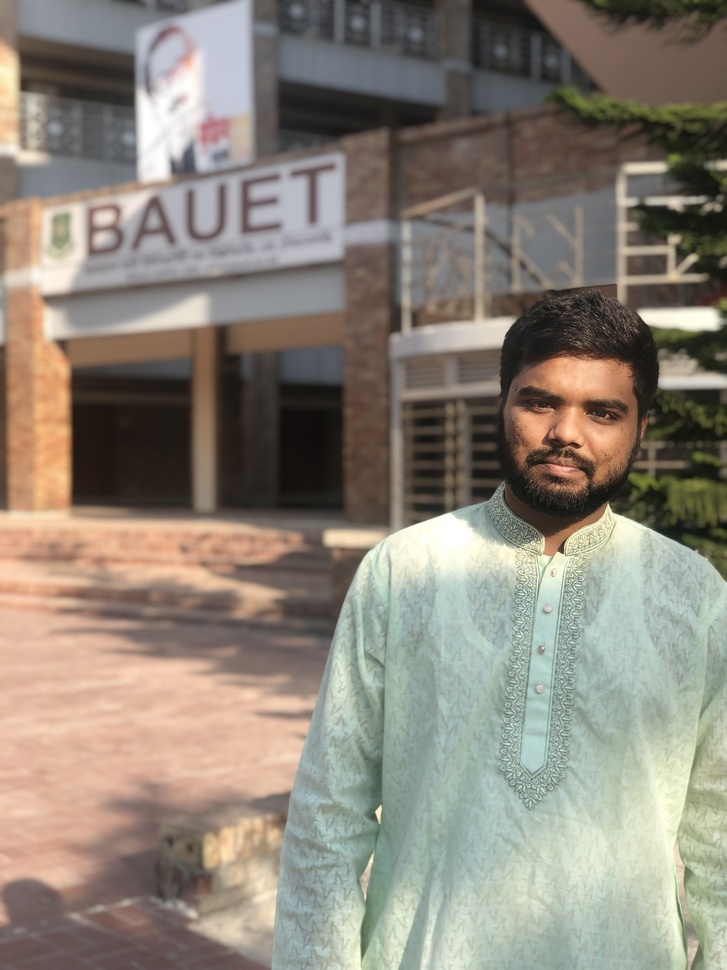
#> input picture Lab 5/Photo.jpg, 727 x 970 px, shrunk from 3024 x 4032 before the run, found by its file name
$ jupyter execute 'Lab_Task_2&3.ipynb'
#> lines starting #> are read from the running program, lines starting #| are printed output that depends on the picture
<h4>Task-1: Take a 5x6 NumPy array and flip the 5x6 NumPy array.</h4>

[cell 1]
import cv2
import numpy as np
import matplotlib.pyplot as plt
img = cv2.imread('/Users/mdarikrayhan/Documents/GitHub/Digital-Image-Processing/Lab 5/Photo.jpg')
#> img is the input picture: shape (970, 727, 3); mean B, G, R 121, 132.7, 140.5

array = np.array([[255, 0, 1, 100, 25, 101], [10, 200, 70, 80, 120, 150], [
                 95, 30, 30, 81, 96, 77], [87, 89, 220, 250, 100, 10], [18, 7, 221, 21, 8, 15]])
temp = array.copy()
#flip array
array = np.flip(array, 0)#vertical
array = np.flip(array, 1)#horizontal
print(temp)
print(array)

<h4>Task-2: Take a grayscale image and generate the mirror image of the original image. Show input and output
image side by side in a subplot with a title.</h4>

[cell 2]
#step-3: Create another matrix with same dimentions
img_gray=cv2.cvtColor(img,cv2.COLOR_BGR2GRAY)
height=img_gray.shape[0]#no of rows
width=img_gray.shape[1]#no of colums
img_flip=np.zeros((height,width))

#step-4: flip img_gray on y-axis
for i in range(height):
    for j in range(width):
        img_flip[i][j]=img_gray[i][width-j-1]

#show the image in subplot
plt.subplot(1,2,1)
plt.imshow(img_gray,cmap='gray')
plt.title('Original Image')
plt.subplot(1,2,2)
plt.imshow(img_flip,cmap='gray')
plt.title('Mirrored Image')

<h4>Task-3: Take a grayscale image and generate the flipped image of the original image. Show input and output
image side by side in a subplot with a title.</h4>

[cell 3]
img_gray=cv2.cvtColor(img,cv2.COLOR_BGR2GRAY)
#flip the image
img_flip=np.flip(img_gray,0)
#show the image in subplot
plt.subplot(1,2,1)
plt.imshow(img_gray,cmap='gray')
plt.title('Original Image')
plt.subplot(1,2,2)
plt.imshow(img_flip,cmap='gray')
plt.title('Flipped Image')

<h4>Task-4: Take an 8-bit grayscale image and apply thresholding such that the pixel having intensity values below
150 will be replaced by 0 and pixels having intensity value equal or above 150 will be replaced by
255. Display input and output image side by side in a subplot with a title</h4>

[cell 4]
array = np.array([[9,5,6,7,2],[1,1,0,1,2],[50,21,25,99,100],[150,255,250,130,200],[145,135,139,190,180]])
temp = array.copy()
#thresholding the array
for i in range(array.shape[0]):
    for j in range(array.shape[1]):
        if array[i][j] < 150:
            array[i][j] = 0
        else:
            array[i][j] = 255

print(temp)
print(array)

<h4>Task-5: Take an 8-bit grayscale image and apply thresholding such that the pixel having intensity values below
50 will be replaced by 0 and pixels having intensity value above 150 will be replaced by 255. Display input and output image side by side in a subplot with a title.</h4>

[cell 5]
array = np.array([[9,5,6,7,2],[1,1,0,1,2],[50,21,25,99,100],[150,255,250,130,200],[145,135,139,190,180]])
temp = array.copy()
#thresholding the array
for i in range(array.shape[0]):
    for j in range(array.shape[1]):
        if array[i][j] < 50:
            array[i][j] = 0
        if array[i][j] > 150:
            array[i][j] = 255

print(temp)
print(array)

<h4>Task-6: Take a 5x6 NumPy array and apply negative image operations (calculate image bit dynamically).
Convert the input and output NumPy array into an image and show them side by side in a subplot with
a title.</h4>

[cell 6]
import cv2
import numpy as np
import matplotlib.pyplot as plt
img = cv2.imread('/Users/mdarikrayhan/Documents/GitHub/Digital-Image-Processing/Lab 5/Photo.jpg')

array = np.array([[255, 0, 1, 100, 25, 101], [10, 200, 70, 80, 120, 150], [
                 95, 30, 30, 81, 96, 77], [87, 89, 220, 250, 100, 10], [18, 7, 221, 21, 8, 15]])
temp = array.copy()

max_pixel = np.max(array)
max_pixel = (2**(np.ceil(np.log2(max_pixel))))-1

for i in range(0, 5):
    for j in range(0, 6):
        array[i][j] = max_pixel-array[i][j]

plt.figure(figsize=(10, 10))
plt.subplot(1, 2, 1)
plt.title('Original Image')
plt.imshow(temp, cmap='gray')
plt.subplot(1, 2, 2)
plt.imshow(array, cmap='gray')
plt.title('Negative Image')

<h4>Task-7: Take a grayscale image and apply negative image operations (calculate image bit dynamically). Show
input and output image side by side in a subplot with a title. Use PyPlot to plot the negative
transformation curve (r on the x-axis and s on the y-axis).</h4>

[cell 7]
#negative of an image
img_gray = cv2.cvtColor(img, cv2.COLOR_BGR2GRAY)
temp = img_gray.copy()

max_pixel = np.max(img_gray)
#> max_pixel = 255
max_pixel = (2**(np.ceil(np.log2(max_pixel))))-1 #L-1 = 255

height = img_gray.shape[0]
width = img_gray.shape[1]

for i in range(0, height):
    for j in range(0, width):
        img_gray[i][j] = max_pixel-img_gray[i][j]
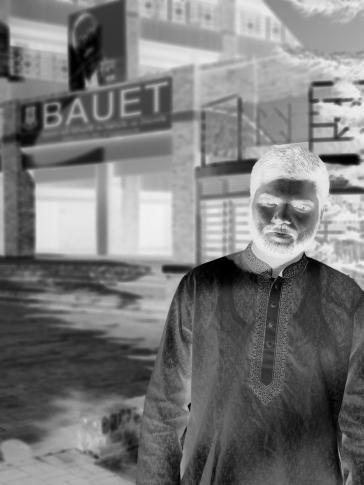
#> img_gray: shape (970, 727) (shown at 1/2 size); min 0, max 243, mean 121.3

plt.figure(figsize=(10, 10))
plt.subplot(1, 2, 1)
plt.title('Original Image')
plt.imshow(temp, cmap='gray')
plt.subplot(1, 2, 2)
plt.imshow(img_gray, cmap='gray')
plt.title('Negative Image')

[cell 8]
r = np.unique(img_gray)
#> r = 244 values from 0 to 243
s = np.zeros(len(r))
#> s = 244 values from 0 to 0
for i in range(0, len(r)):
    s[i] = max_pixel-r[i]
#> after the loop, s = 244 values, max 255 at index 0, min 12 at index 243, mean 133.5

plt.figure(figsize=(10, 10))
plt.plot(r, s)

<h4>Task-8: Take a grayscale image and apply log transformation image operations (C = 1 and C = L/ (log10
(1+r))). Show input and output image side by side in a subplot with title. Use PyPlot to plot log
transformation curve (r in x-axis and s in y-axis).</h4>

[cell 9]
# logarithmic transformation
img_gray = cv2.cvtColor(img, cv2.COLOR_BGR2GRAY)
img_gray_CL=img_gray.copy()
temp = img_gray.copy()

max_pixel = np.max(array)
L = 2**(np.ceil(np.log2(max_pixel)))
C=L/np.log(1+L)

height = img_gray.shape[0]
width = img_gray.shape[1]

for i in range(0, height):
    for j in range(0, width):
        img_gray[i][j] = np.log(1+img_gray[i][j])
        img_gray_CL[i][j]=C*img_gray[i][j]
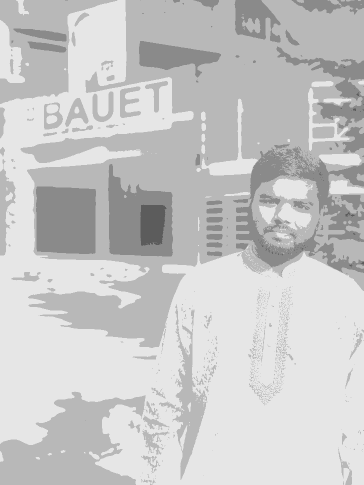
#> img_gray_CL: shape (970, 727) (shown at 1/2 size); min 92, max 230, mean 199.8

plt.figure(figsize=(10, 10))
plt.subplot(1, 3, 1)
plt.imshow(temp, cmap='gray')
plt.title('Original image')
plt.subplot(1, 3, 2)
plt.imshow(img_gray, cmap='gray')
plt.title('Logarithmic C=1')
plt.subplot(1, 3, 3)
plt.imshow(img_gray_CL, cmap='gray')
plt.title('Logarithmic C=L/log(1+L)')

[cell 10]
# plot logarithmic plotting
img_gray = cv2.cvtColor(img, cv2.COLOR_BGR2GRAY)

height = img_gray.shape[0]
width = img_gray.shape[1]

r = np.unique(img_gray)
#> r = 244 values from 12 to 255

s1 = np.zeros(len(r))
#> s1 = 244 values from 0 to 0
s2 = np.zeros(len(r))
#> s2 = 244 values from 0 to 0
for i in range(0, len(r)):
    s1[i] = np.log(1+r[i])
    s2[i] = C*s1[i]
#> after the loop, s1 = 244 values from 2.56 to 5.55; s2 = 244 values from 118.3 to 255.8

plt.figure(figsize=(10, 10))
plt.subplot(1, 2, 1)
plt.plot(r, s1)
plt.title('Logarithmic C=1')
plt.subplot(1, 2, 2)
plt.plot(r, s2)
plt.title('Logarithmic C=L/log(1+L)')

<h4>Task-9: Take a grayscale image and apply gamma transformation image operations (γ = 0.2, γ = 0.4, γ = 0.6,
γ = 1.0, γ = 1.5, γ = 2.5, γ = 5.0). Show input and output image side by side in a subplot with a title. Use PyPlot to plot the gamma transformation curve for each γ value individually (r on the x-axis and s on the y-axis).</h4>

[cell 11]
img_gray= cv2.cvtColor(img, cv2.COLOR_BGR2GRAY)
img_gray_20 = img_gray.copy()
img_gray_40 = img_gray.copy()
img_gray_60 = img_gray.copy()
img_gray15 = img_gray.copy()
img_gray25 = img_gray.copy()
img_gray50 = img_gray.copy()

height = img_gray.shape[0]
width = img_gray.shape[1]

for i in range(0, height):
    for j in range(0, width):
        img_gray_20[i][j] = np.power(img_gray[i][j], 0.20)
        img_gray_40[i][j] = np.power(img_gray[i][j], 0.40)
        img_gray_60[i][j] = np.power(img_gray[i][j], 0.60)
        img_gray15[i][j] = np.power(img_gray[i][j], 1.5)
        img_gray25[i][j] = np.power(img_gray[i][j], 2.5)
        img_gray50[i][j] = np.power(img_gray[i][j], 5)
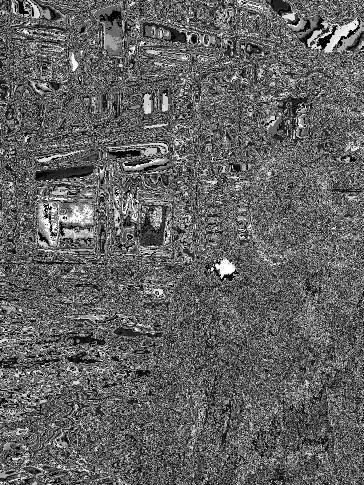
#> img_gray50: shape (970, 727) (shown at 1/2 size); min 0, max 255, mean 98
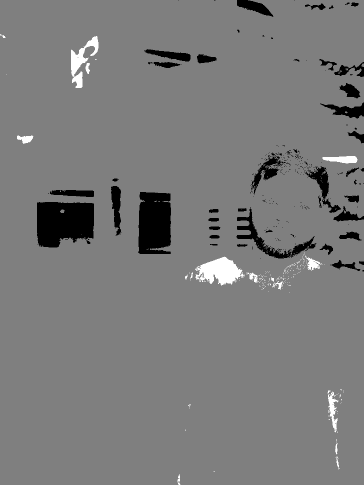
#> img_gray_20: shape (970, 727) (shown at 1/2 size); min 1, max 3, mean 1.96; drawn with min black and max white
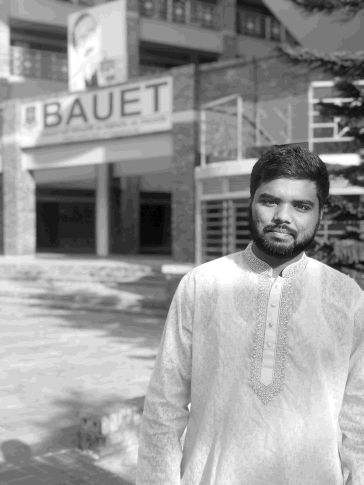
#> img_gray_60: shape (970, 727) (shown at 1/2 size); min 4, max 27, mean 17.8; drawn with min black and max white

plt.figure(figsize=(10, 10))
plt.subplot(3, 3, 1)
plt.imshow(img_gray_20, cmap='gray')
plt.title('Gamma = 0.20')
plt.subplot(3, 3, 2)
plt.imshow(img_gray_40, cmap='gray')
plt.title('Gamma = 0.40')
plt.subplot(3, 3, 3)
plt.imshow(img_gray_60, cmap='gray')
plt.title('Gamma = 0.60')
plt.subplot(3, 3, 4)
plt.imshow(img_gray, cmap='gray')
plt.title('Original Image Gamma = 1')
plt.subplot(3, 3, 5)
plt.imshow(img_gray15, cmap='gray')
plt.title('Gamma = 1.5')
plt.subplot(3, 3, 6)
plt.imshow(img_gray25, cmap='gray')
plt.title('Gamma = 2.5')
plt.subplot(3, 3, 7)
plt.imshow(img_gray50, cmap='gray')
plt.title('Gamma = 5')

[cell 12]
# plot power-law plotting
img_gray = cv2.cvtColor(img, cv2.COLOR_BGR2GRAY)
r = np.unique(img_gray)

s= np.zeros(len(r))
#> s = 244 values from 0 to 0
s_20 = np.zeros(len(r))
#> s_20 = 244 values from 0 to 0
s_40 = np.zeros(len(r))
#> s_40 = 244 values from 0 to 0
s_60 = np.zeros(len(r))
#> s_60 = 244 values from 0 to 0
s_15 = np.zeros(len(r))
#> s_15 = 244 values from 0 to 0
s_25 = np.zeros(len(r))
#> s_25 = 244 values from 0 to 0
s_50 = np.zeros(len(r))
#> s_50 = 244 values from 0 to 0

for i in range(0, len(r)):
    s[i] = np.power(r[i], 1)
    s_20[i] = np.power(r[i], 0.20)
    s_40[i] = np.power(r[i], 0.40)
    s_60[i] = np.power(r[i], 0.60)
    s_15[i] = np.power(r[i], 1.5)
    s_25[i] = np.power(r[i], 2.5)
    s_50[i] = np.power(r[i], 5)
#> after the loop, s = 244 values from 12 to 255; s_15 = 244 values from 41.57 to 4072; s_20 = 244 values from 1.64 to 3.03; s_25 = 244 values from 498.8 to 1038366; s_40 = 244 values from 2.7 to 9.18; s_50 = 244 values from 248832 to 1.08e+12; s_60 = 244 values from 4.44 to 27.79

plt.figure(figsize=(10, 10))
plt.subplot(3, 3, 1)
plt.plot(r, s_20)
plt.title('Gamma = 0.20')
plt.subplot(3, 3, 2)
plt.plot(r, s_40)
plt.title('Gamma = 0.40')
plt.subplot(3, 3, 3)
plt.plot(r, s_60)
plt.title('Gamma = 0.60')
plt.subplot(3, 3, 4)
plt.plot(r, s)
plt.title('Original Image Gamma = 1')
plt.subplot(3, 3, 5)
plt.plot(r, s_15)
plt.title('Gamma = 1.5')
plt.subplot(3, 3, 6)
plt.plot(r, s_25)
plt.title('Gamma = 2.5')
plt.subplot(3, 3, 7)
plt.plot(r, s_50)
plt.title('Gamma = 5')
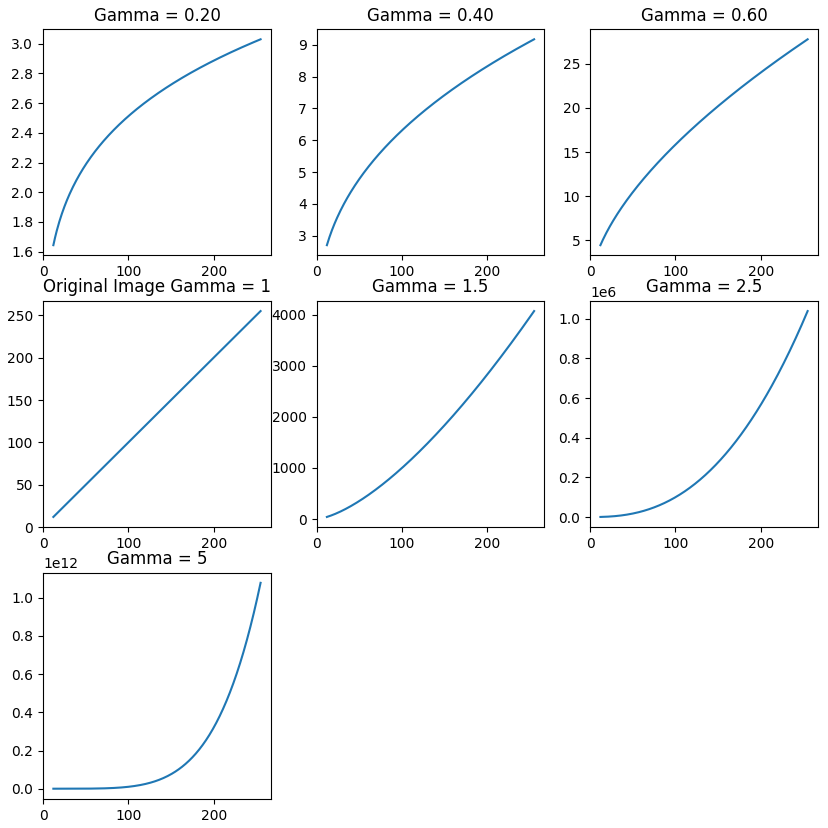
#> figure drawn by matplotlib, 7 panels; panel 1: curve peaks at x = 255, y = 3.03; panel 2: curve peaks at x = 255, y = 9.18; panel 3: curve peaks at x = 255, y = 27.79; panel 4: curve peaks at x = 255, y = 255

$ run again, with Lab 5/No_2.png saved as Lab 5/Photo.jpg
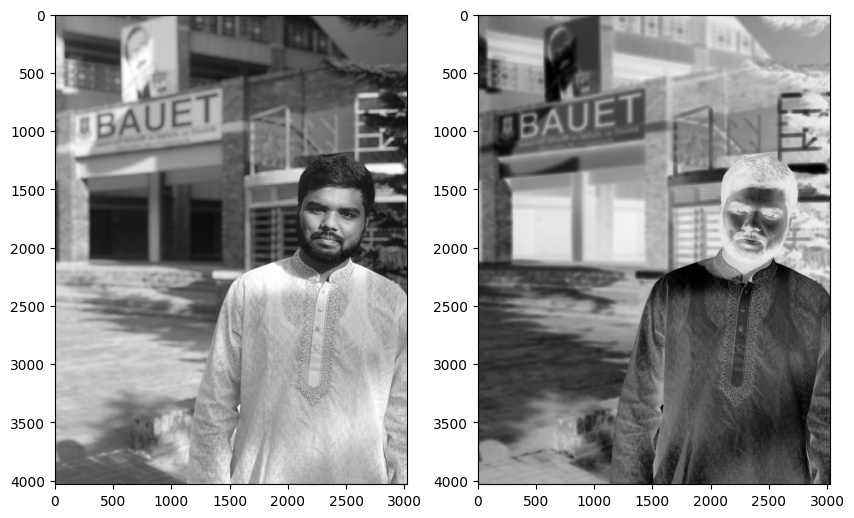
#> input picture Lab 5/No_2.png, 854 x 518 px, found by its file name
#> img is the input picture: shape (518, 854, 3); min 0, max 255, mean 156.3
#> max_pixel = 255
#> r = 256 values from 0 to 255
#> `s = np.zeros(len(r))`: s = 256 values from 0 to 0
#> after the loop `for i in range(0, len(r)):`: s = 256 values, max 255 at index 0, min 0 at index 255, mean 127.5
#> after the loop `for i in range(0, height):`:
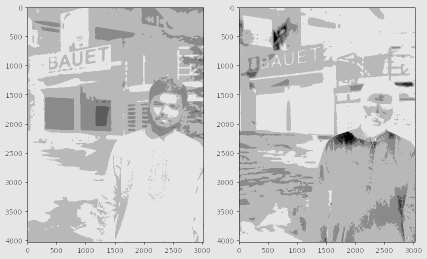
#> img_gray_CL: shape (518, 854) (shown at 1/2 size); min 0, max 230, mean 203
#> `s1 = np.zeros(len(r))`: s1 = 256 values from 0 to 0
#> after the loop `for i in range(0, len(r)):`: s1 = 256 values from 0 to 5.55; s2 = 256 values from 0 to 255.8
#> after the loop `for i in range(0, height):`:
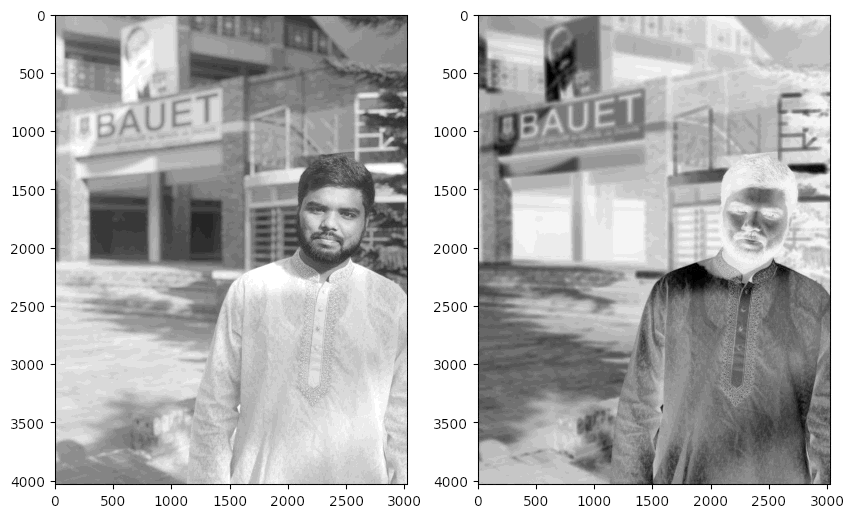
#> img_gray_60: shape (518, 854); min 0, max 27, mean 19.4; drawn with min black and max white
#> `s= np.zeros(len(r))`: s = 256 values from 0 to 0
#> after the loop `for i in range(0, len(r)):`: s = 256 values from 0 to 255; s_15 = 256 values from 0 to 4072; s_20 = 256 values from 0 to 3.03; s_25 = 256 values from 0 to 1038366; s_40 = 256 values from 0 to 9.18; s_50 = 256 values from 0 to 1.08e+12; s_60 = 256 values from 0 to 27.79

$ run again, with Lab 5/No_3.png saved as Lab 5/Photo.jpg
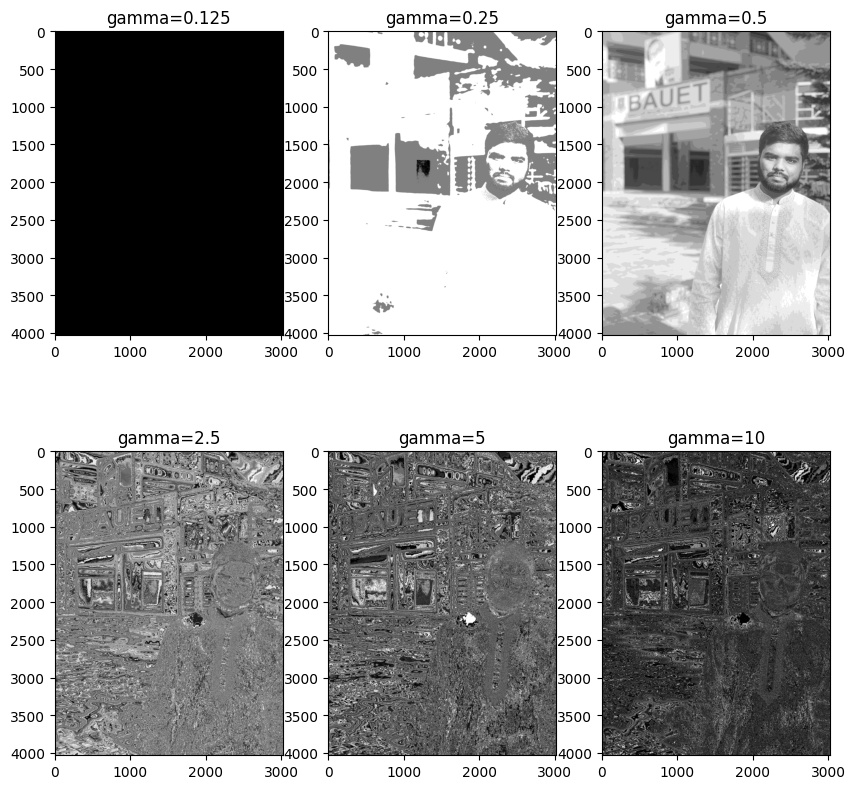
#> input picture Lab 5/No_3.png, 855 x 789 px, found by its file name
#> img is the input picture: shape (789, 855, 3); min 0, max 255, mean 162.8
#> max_pixel = 255
#> r = 256 values from 0 to 255
#> `s = np.zeros(len(r))`: s = 256 values from 0 to 0
#> after the loop `for i in range(0, len(r)):`: s = 256 values, max 255 at index 0, min 0 at index 255, mean 127.5
#> after the loop `for i in range(0, height):`:
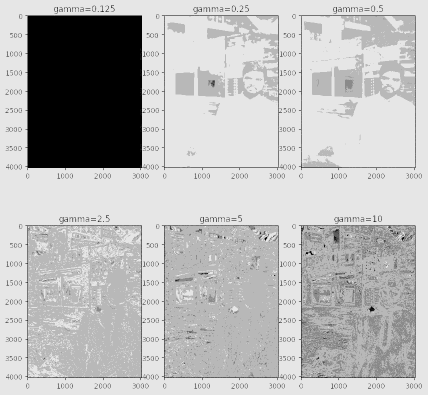
#> img_gray_CL: shape (789, 855) (shown at 1/2 size); min 0, max 230, mean 184.9
#> `s1 = np.zeros(len(r))`: s1 = 256 values from 0 to 0
#> after the loop `for i in range(0, len(r)):`: s1 = 256 values from 0 to 5.55; s2 = 256 values from 0 to 255.8
#> after the loop `for i in range(0, height):`:
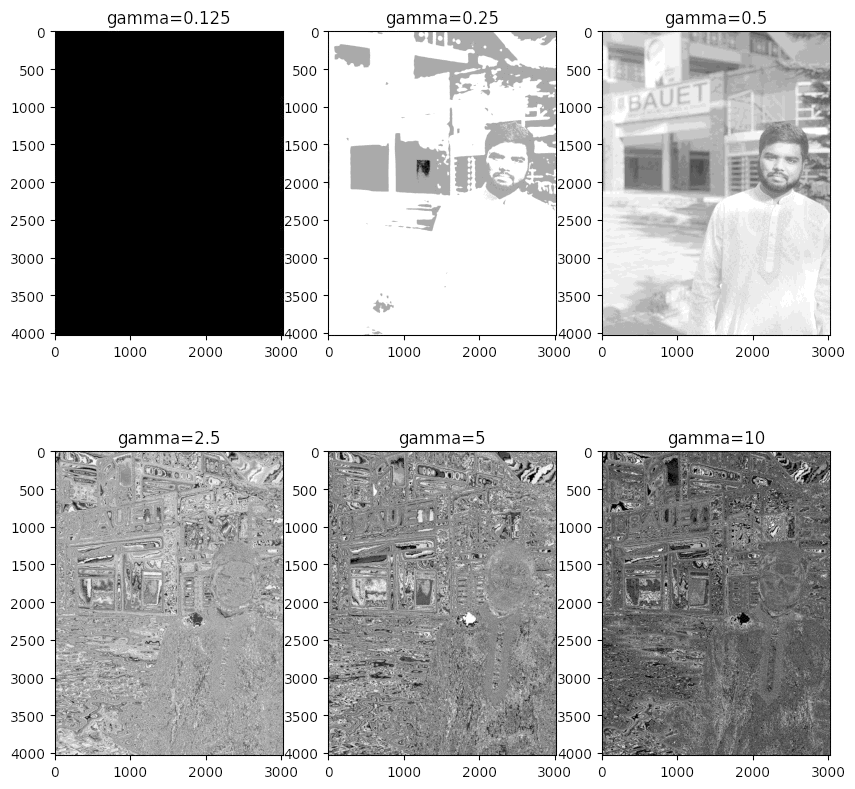
#> img_gray_60: shape (789, 855); min 0, max 27, mean 19.1; drawn with min black and max white
#> `s= np.zeros(len(r))`: s = 256 values from 0 to 0
#> after the loop `for i in range(0, len(r)):`: s = 256 values from 0 to 255; s_15 = 256 values from 0 to 4072; s_20 = 256 values from 0 to 3.03; s_25 = 256 values from 0 to 1038366; s_40 = 256 values from 0 to 9.18; s_50 = 256 values from 0 to 1.08e+12; s_60 = 256 values from 0 to 27.79
